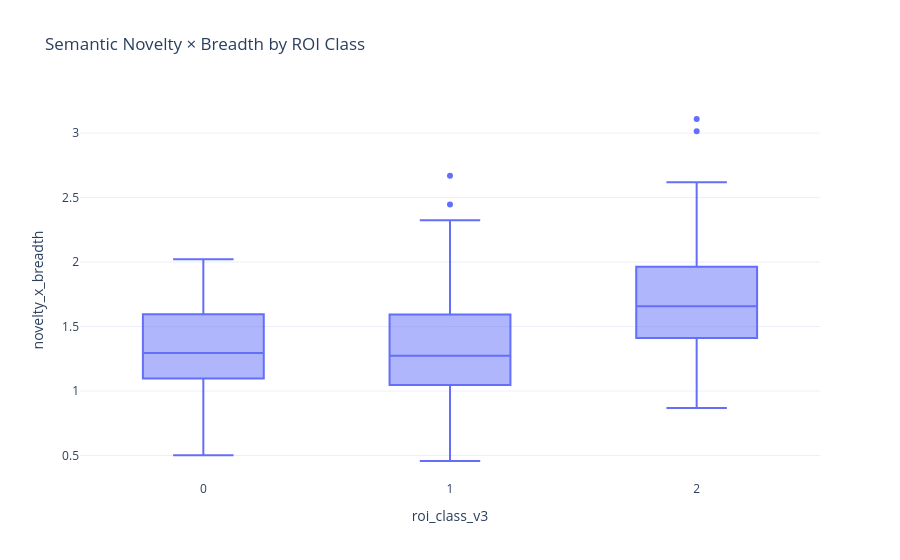

Notebook code cell kept with this figure:
### Code cell
fig = px.box(
    df_nlp,
    x="roi_class_v3",
    y="novelty_x_breadth",
    points="outliers",
    title="Semantic Novelty × Breadth by ROI Class"
)
fig.update_layout(template="plotly_white")
fig.show()

### Figure 1 — Plotly figure (JSON) as saved in the notebook; plotly's stock layout.template omitted (floating-point values rounded to 4 significant figures; data arrays with more than 128 entries replaced by an {"elided": "..."} marker saying what was removed)
{"data": [{"alignmentgroup": "True", "boxpoints": "outliers", "hovertemplate": "roi_class_v3=%{x}<br>novelty_x_breadth=%{y}<extra></extra>", "legendgroup": "", "marker": {"color": "#636efa"}, "name": "", "notched": false, "offsetgroup": "", "orientation": "v", "showlegend": false, "type": "box", "x": {"elided": "200 int values"}, "x0": " ", "xaxis": "x", "y": {"elided": "200 float values"}, "y0": " ", "yaxis": "y"}], "layout": {"boxmode": "group", "legend": {"tracegroupgap": 0}, "title": {"text": "Semantic Novelty × Breadth by ROI Class"}, "xaxis": {"anchor": "y", "domain": [0, 1], "title": {"text": "roi_class_v3"}}, "yaxis": {"anchor": "x", "domain": [0, 1], "title": {"text": "novelty_x_breadth"}}}}
